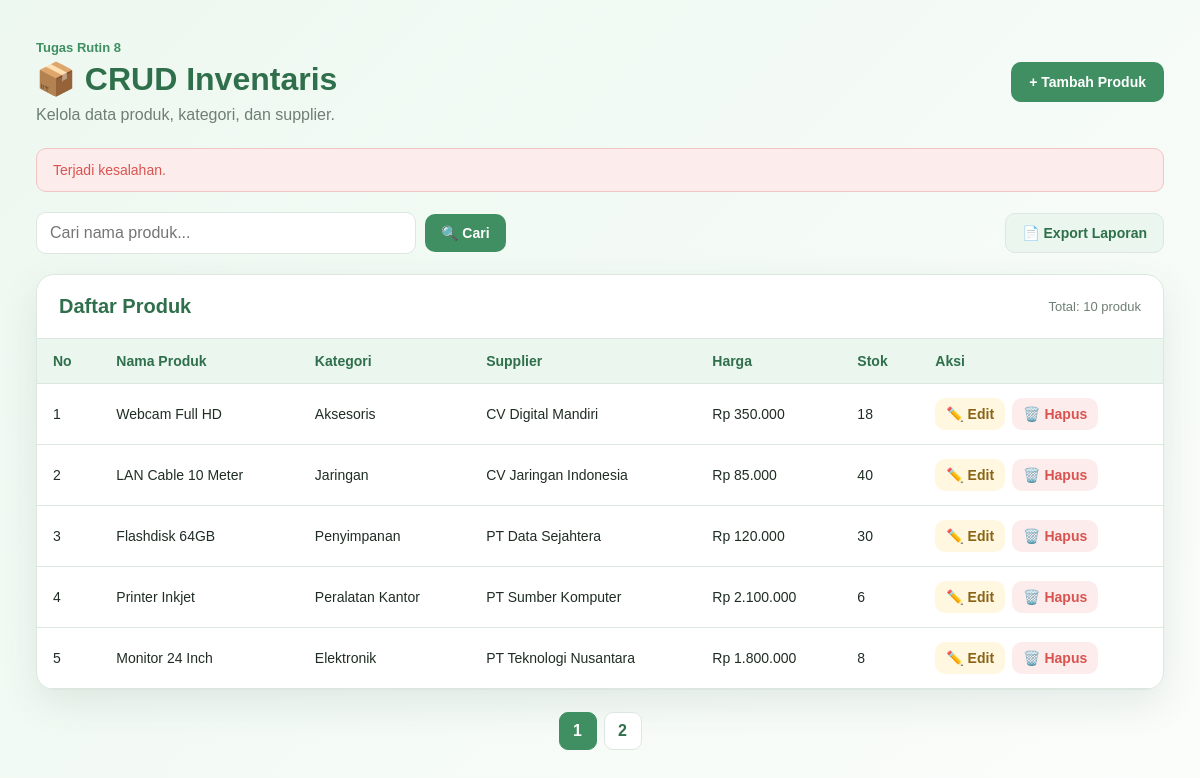
The app's page /index.php?msg=error with its own data.
### tables this page shows
CREATE TABLE products (
    id INT AUTO_INCREMENT PRIMARY KEY,
    name VARCHAR(150) NOT NULL,
    category_id INT NOT NULL,
    supplier_id INT NOT NULL,
    price DECIMAL(12,2) NOT NULL,
    stock INT NOT NULL DEFAULT 0,

    CONSTRAINT fk_product_category
        FOREIGN KEY (category_id)
        REFERENCES categories(id)
        ON UPDATE CASCADE
        ON DELETE RESTRICT,

    CONSTRAINT fk_product_supplier
        FOREIGN KEY (supplier_id)
        REFERENCES suppliers(id)
        ON UPDATE CASCADE
        ON DELETE RESTRICT
);

CREATE TABLE categories (
    id INT AUTO_INCREMENT PRIMARY KEY,
    name VARCHAR(100) NOT NULL UNIQUE
);

CREATE TABLE suppliers (
    id INT AUTO_INCREMENT PRIMARY KEY,
    name VARCHAR(100) NOT NULL,
    phone VARCHAR(20) NOT NULL
);

### index.php (the view, shortened to what this page needs)
<?php
$pdo = Database::getInstance()->getConnection();
$message = '';
$messageType = 'success';
if (isset($_GET['msg'])) {
    if ($_GET['msg'] === 'created') {
        $message = 'Produk berhasil ditambahkan.';
    }
    elseif ($_GET['msg'] === 'updated') {
        $message = 'Produk berhasil diperbarui.';
    }
    elseif ($_GET['msg'] === 'deleted') {
        $message = 'Produk berhasil dihapus.';
    }
    elseif ($_GET['msg'] === 'error') {
        $message = 'Terjadi kesalahan.';
        $messageType = 'error';
    }
}
$search = trim($_GET['search'] ?? '');
$limit = 5;
$page = isset($_GET['page'])
    ? (int) $_GET['page']
    : 1;
$offset = ($page - 1) * $limit;
if ($search !== '') {
    $countSql = "
        SELECT COUNT(*)
        FROM products
        WHERE name LIKE ?
    ";
    $countStmt = $pdo->prepare($countSql);
    $countStmt->execute([
        '%' . $search . '%'
    ]);
} else {
    $countSql = "
        SELECT COUNT(*)
        FROM products
    ";
    $countStmt = $pdo->prepare($countSql);
    $countStmt->execute();
}
$totalProducts = (int) $countStmt->fetchColumn();
$totalPages = max(
    1,
    (int) ceil($totalProducts / $limit)
);
if ($search !== '') {
    $sql = "
        SELECT
            p.id,
            p.name,
            p.price,
            p.stock,
            c.name AS category,
            s.name AS supplier
        FROM products p
        JOIN categories c
            ON p.category_id = c.id
        JOIN suppliers s
            ON p.supplier_id = s.id
        WHERE p.name LIKE ?
        ORDER BY p.id DESC
        LIMIT ?
        OFFSET ?
    ";
    $stmt = $pdo->prepare($sql);
    $stmt->bindValue(
        1,
        '%' . $search . '%',
        PDO::PARAM_STR
    );
    $stmt->bindValue(
        2,
        $limit,
        PDO::PARAM_INT
    );
    $stmt->bindValue(
        3,
        $offset,
        PDO::PARAM_INT
    );
} else {
    $sql = "
        SELECT
            p.id,
            p.name,
            p.price,
            p.stock,
            c.name AS category,
            s.name AS supplier
        FROM products p
        JOIN categories c
            ON p.category_id = c.id
        JOIN suppliers s
            ON p.supplier_id = s.id
        ORDER BY p.id DESC
        LIMIT ?
        OFFSET ?
    ";
    $stmt = $pdo->prepare($sql);
    $stmt->bindValue(
        1,
        $limit,
        PDO::PARAM_INT
    );
    $stmt->bindValue(
        2,
        $offset,
        PDO::PARAM_INT
    );
}
$stmt->execute();
$products = $stmt->fetchAll();
?>
<!DOCTYPE html>
<html lang="id">
<head>
    <link
        rel="stylesheet"
        href="assets/style.css"
    >
</head>
<body>
<main class="container">
    <header class="page-header">
        <div>
            <p class="eyebrow">
                Tugas Rutin 8
            </p>
            <h1>
                📦 CRUD Inventaris
            </h1>
            <p>
                Kelola data produk, kategori,
                dan supplier.
            </p>
        </div>
        <a
            href="create.php"
            class="primary-btn"
        >
            + Tambah Produk
        </a>
    </header>
    <?php if (!empty($message)): ?>
        <div
            class="message <?= $messageType ?>"
        >
            <?= htmlspecialchars(
                $message,
                ENT_QUOTES,
                'UTF-8'
            ) ?>
        </div>
    <?php endif; ?>
    <section class="toolbar">
        <form
            method="GET"
            action=""
            class="search-form"
        >
            <input
                type="text"
                name="search"
                placeholder="Cari nama produk..."
                value="<?= htmlspecialchars(
                    $search,
                    ENT_QUOTES,
                    'UTF-8'
                ) ?>"
            >
            <button
                type="submit"
                class="search-btn"
            >
                🔍 Cari
            </button>
        </form>
        <a
            href="export.php"
            class="export-btn"
        >
            📄 Export Laporan
        </a>
    </section>
    <section class="table-card">
        <div class="table-header">
            <h2>
                Daftar Produk
            </h2>
            <span>
                Total:
                <?= $totalProducts ?>
                produk
            </span>
        </div>
        <div class="table-responsive">
            <table>
                <thead>
                    <tr>
                        <th>No</th>
                        <th>Nama Produk</th>
                        <th>Kategori</th>
                        <th>Supplier</th>
                        <th>Harga</th>
                        <th>Stok</th>
                        <th>Aksi</th>
                    </tr>
                </thead>
                <tbody>
                <?php if (empty($products)): ?>
                    <tr>
                        <td
                            colspan="7"
                            class="empty-data"
                        >
                            Data produk tidak ditemukan.
                        </td>
                    </tr>
                <?php else: ?>
                    <?php
                    $number = $offset + 1;
                    ?>
                    <?php foreach ($products as $product): ?>
                        <tr>
                            <td>
                                <?= $number++ ?>
                            </td>
                            <td>
                                <?= htmlspecialchars(
                                    $product['name'],
                                    ENT_QUOTES,
                                    'UTF-8'
                                ) ?>
                            </td>
                            <td>
                                <?= htmlspecialchars(
                                    $product['category'],
                                    ENT_QUOTES,
                                    'UTF-8'
                                ) ?>
                            </td>
                            <td>
                                <?= htmlspecialchars(
                                    $product['supplier'],
                                    ENT_QUOTES,
                                    'UTF-8'
                                ) ?>
                            </td>
                            <td>
                                Rp
                                <?= number_format(
                                    $product['price'],
                                    0,
                                    ',',
                                    '.'
                                ) ?>
                            </td>
                            <td>
                                <?= (int) $product['stock'] ?>
                            </td>
                            <td>
                                <div class="action-buttons">
                                    <a
                                        href="edit.php?id=<?= (int) $product['id'] ?>"
                                        class="edit-btn"
                                    >
                                        ✏️ Edit
                                    </a>
                                    <form
                                        method="POST"
                                        action="delete.php"
                                        onsubmit="return confirm(
                                            'Yakin ingin menghapus produk ini?'
                                        )"
                                    >
                                        <button
                                            type="submit"
                                            class="delete-btn"
                                        >
                                            🗑️ Hapus
                                        </button>
                                    </form>
                                </div>
                            </td>
                        </tr>
                    <?php endforeach; ?>
                <?php endif; ?>
                </tbody>
            </table>
        </div>
    </section>
    <?php if ($totalPages > 1): ?>
        <nav class="pagination">
            <?php for (
                $i = 1;
                $i <= $totalPages;
                $i++
            ): ?>
                <a
                    href="?page=<?= $i ?>&search=<?= urlencode($search) ?>"
                    class="<?= $i === $page
                        ? 'active'
                        : '' ?>"
                >
                    <?= $i ?>
                </a>
            <?php endfor; ?>
        </nav>
    <?php endif; ?>
</main>
</body>
</html>

### assets/style.css (style rules this page uses)
:root { --primary: #3f8f62; --primary-dark: #2f6f4b; --primary-soft: #eaf6ee; --background: #f5faf7; --card: #ffffff; --text: #1f2d24; --muted: #6f7f75; --border: #dce8df; --danger: #d9534f; --danger-soft: #fdecec; --success: #2e8b57; --success-soft: #e8f7ee; --warning: #b7791f; --warning-soft: #fff7df; --shadow: 0 14px 38px rgba(40, 80, 55, 0.10); }
* { margin: 0; padding: 0; box-sizing: border-box; }
body { min-height: 100vh; font-family: Arial, Helvetica, sans-serif; background: linear-gradient( 135deg, #edf8f0, #fbfdfb ); color: var(--text); }
a { text-decoration: none; }
button, input, select { font: inherit; }
.container { width: min(1180px, 94%); margin: 0 auto; padding: 40px 0; }
.page-header { display: flex; justify-content: space-between; align-items: center; gap: 20px; margin-bottom: 24px; }
.page-header h1 { margin: 5px 0 8px; font-size: 32px; color: var(--primary-dark); }
.page-header p { color: var(--muted); }
.eyebrow { color: var(--primary) !important; font-size: 13px; font-weight: 700; }
.primary-btn, .secondary-btn, .search-btn, .reset-btn, .export-btn, .edit-btn, .delete-btn { display: inline-flex; align-items: center; justify-content: center; border-radius: 10px; border: none; cursor: pointer; font-size: 14px; font-weight: 700; transition: 0.2s; }
.primary-btn { padding: 12px 18px; color: white; background: var(--primary); }
.search-btn { padding: 11px 16px; color: white; background: var(--primary); }
.export-btn { padding: 11px 16px; color: var(--primary-dark); background: var(--primary-soft); border: 1px solid var(--border); }
.edit-btn { padding: 8px 11px; color: #8a6416; background: var(--warning-soft); }
.delete-btn { padding: 8px 11px; color: var(--danger); background: var(--danger-soft); }
.message { margin-bottom: 20px; padding: 13px 16px; border-radius: 10px; font-size: 14px; }
.message.error { color: var(--danger); background: var(--danger-soft); border: 1px solid #f2c4c2; }
.toolbar { display: flex; justify-content: space-between; align-items: center; gap: 15px; margin-bottom: 20px; }
.search-form { display: flex; align-items: center; gap: 9px; flex: 1; }
.search-form input { width: min(380px, 100%); padding: 11px 13px; border: 1px solid var(--border); border-radius: 10px; outline: none; }
.table-card { overflow: hidden; background: var(--card); border: 1px solid var(--border); border-radius: 18px; box-shadow: var(--shadow); }
.table-header { display: flex; justify-content: space-between; align-items: center; padding: 20px 22px; border-bottom: 1px solid var(--border); }
.table-header h2 { font-size: 20px; color: var(--primary-dark); }
.table-header span { color: var(--muted); font-size: 13px; }
.table-responsive { width: 100%; overflow-x: auto; }
table { width: 100%; border-collapse: collapse; min-width: 900px; }
thead { background: var(--primary-soft); }
th, td { padding: 14px 16px; text-align: left; border-bottom: 1px solid var(--border); font-size: 14px; }
th { color: var(--primary-dark); font-weight: 700; }
.action-buttons { display: flex; align-items: center; gap: 7px; }
.action-buttons form { margin: 0; }
.pagination { display: flex; justify-content: center; gap: 7px; margin-top: 22px; }
.pagination a { min-width: 38px; height: 38px; display: flex; align-items: center; justify-content: center; color: var(--primary-dark); background: white; border: 1px solid var(--border); border-radius: 9px; font-weight: 700; }
.pagination a:hover, .pagination a.active { color: white; background: var(--primary); border-color: var(--primary); }

### records on screen
products: name "Webcam Full HD", category.name "Aksesoris", supplier.name "CV Digital Mandiri", price "350.000", stock "18"
products: name "LAN Cable 10 Meter", category.name "Jaringan", supplier.name "CV Jaringan Indonesia", price "85.000", stock "40"
products: name "Flashdisk 64GB", category.name "Penyimpanan", supplier.name "PT Data Sejahtera", price "120.000", stock "30"
products: name "Printer Inkjet", category.name "Peralatan Kantor", supplier.name "PT Sumber Komputer", price "2.100.000", stock "6"
products: name "Monitor 24 Inch", category.name "Elektronik", supplier.name "PT Teknologi Nusantara", price "1.800.000", stock "8"

### other values on screen
$message "Terjadi kesalahan."
$totalProducts "10"
